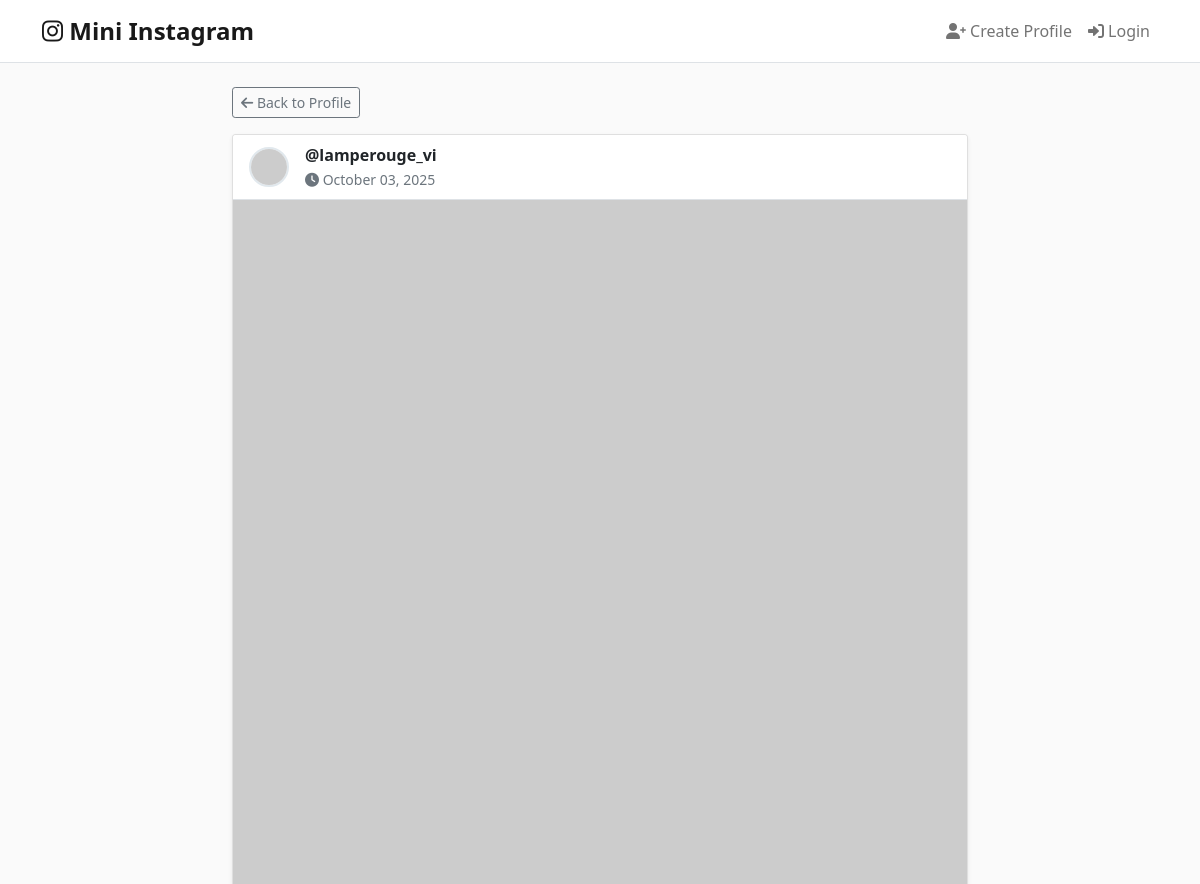
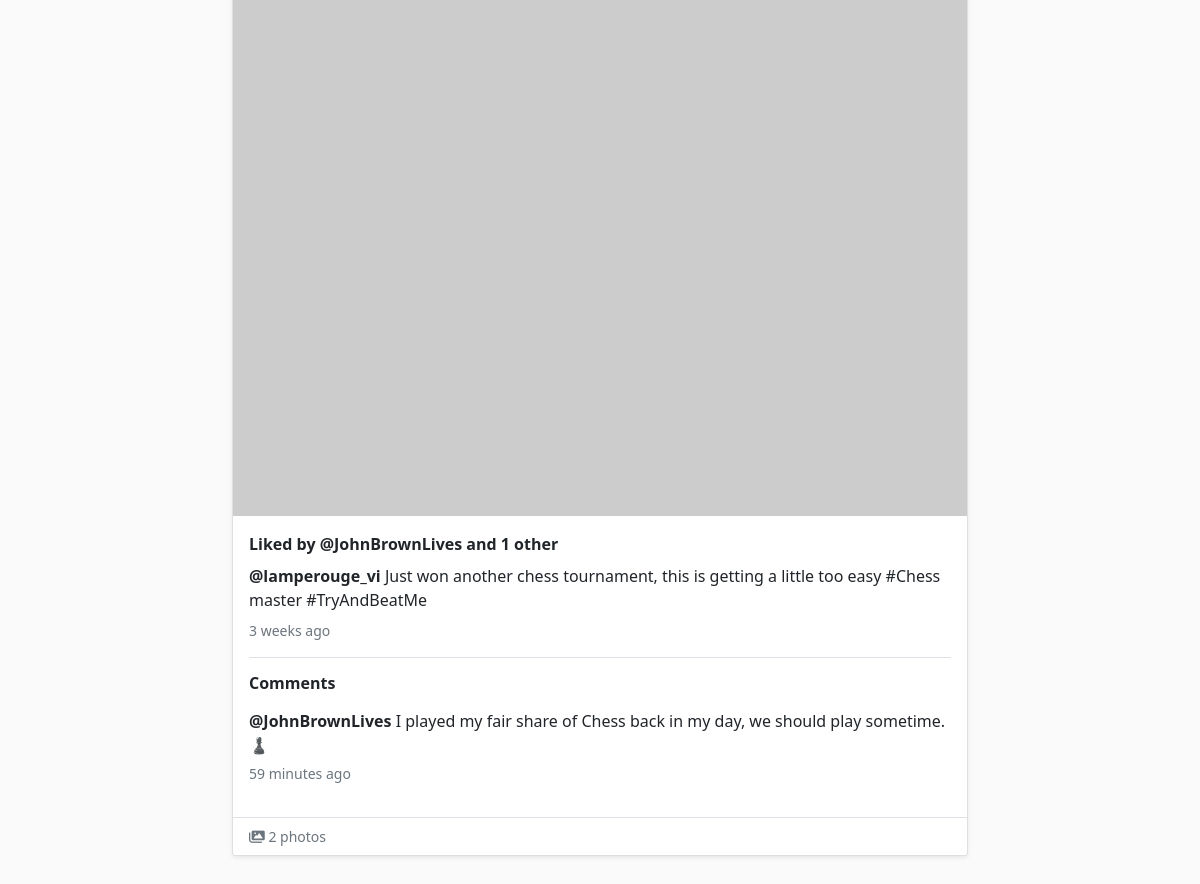
Page /mini_insta/post/13 on the committed database (2 pictures, top to bottom).
### mini_insta/models.py (models this page shows, shortened)
class Post(models.Model):
    profile = models.ForeignKey(Profile, on_delete=models.CASCADE, related_name='posts')
    caption = models.TextField(max_length=2000, blank=True)
    timestamp = models.DateTimeField(default=timezone.now)
    def get_all_photos(self):
        return Photo.objects.filter(post=self).order_by('timestamp')
    def get_all_comments(self):
        return Comment.objects.filter(post=self).order_by('-timestamp')
    def get_likes(self):
        return Like.objects.filter(post=self)
    class Meta:
        ordering = ['-timestamp']  # Most recent first

class Profile(models.Model):
    user = models.ForeignKey(User, on_delete=models.CASCADE, related_name='profile')
    username = models.CharField(max_length=50, unique=True)
    display_name = models.CharField(max_length=100)
    profile_image_url = models.URLField(max_length=200)
    bio_text = models.TextField(max_length=500)
    join_date = models.DateTimeField(default=timezone.now)
    class Meta:
        ordering = ['username']

class Photo(models.Model):
    post = models.ForeignKey(Post, on_delete=models.CASCADE, related_name='photos')
    image_url = models.URLField(max_length=200, blank=True)
    image_file = models.ImageField(upload_to='photos/', blank=True) #New: for uploaded files
    timestamp = models.DateTimeField(default=timezone.now)
    def get_image_url(self):
        if self.image_file:
            return self.image_file.url
        else:
            return self.image_url
    class Meta:
        ordering = ['timestamp']

class Like(models.Model):
    post = models.ForeignKey(Post, on_delete=models.CASCADE, related_name='likes')
    profile = models.ForeignKey(Profile, on_delete=models.CASCADE, related_name='likes')
    timestamp = models.DateTimeField(default=timezone.now)
    class Meta:
        unique_together = ('post', 'profile')  # One like per user per post

class Comment(models.Model):
    post = models.ForeignKey(Post, on_delete=models.CASCADE, related_name='comments')
    profile = models.ForeignKey(Profile, on_delete=models.CASCADE, related_name='comments')
    text = models.TextField(max_length=500)
    timestamp = models.DateTimeField(default=timezone.now)
    class Meta:
        ordering = ['-timestamp']

### mini_insta/views.py (the view)
# urls.py: path('post/<int:pk>', views.PostDetailView.as_view(), name='show_post'),
class PostDetailView(DetailView):
    model = Post
    template_name = 'mini_insta/show_post.html'
    context_object_name = 'post'

### mini_insta/templates/mini_insta/show_post.html (shortened to what this page needs)
{% extends 'mini_insta/base.html' %}
{% block content %}
<div class="row justify-content-center">
    <div class="col-lg-8 col-12">
        <div class="mb-3">
            <a href="{% url 'show_profile' post.profile.pk %}" class="btn btn-outline-secondary btn-sm">
                <i class="fas fa-arrow-left"></i> Back to Profile
            </a>
        </div>
        <div class="card shadow-sm">
            <div class="card-header bg-white border-bottom">
                <div class="d-flex align-items-center justify-content-between">
                    <div class="d-flex align-items-center">
                        <a href="{% url 'show_profile' post.profile.pk %}">
                            <img src="{{ post.profile.profile_image_url }}"
                                 alt="{{ post.profile.username }}"
                                 class="profile-image-small me-3"
                                 onerror="this.src='https://via.placeholder.com/40x40/cccccc/666666?text=No+Image'">
                        </a>
                        <div>
                            <a href="{% url 'show_profile' post.profile.pk %}" class="text-decoration-none text-dark">
                                <strong>@{{ post.profile.username }}</strong>
                            </a>
                            <br>
                            <small class="text-muted">
                                <i class="fas fa-clock"></i> {{ post.timestamp|date:"F d, Y" }}
                            </small>
                        </div>
                    </div>
                </div>
            </div>
            <div class="post-photos">
                {% for photo in post.get_all_photos %}
                <div class="post-photo-container">
                    <img src="{{ photo.get_image_url }}"
                         class="post-detail-image"
                         alt="Photo {{ forloop.counter }}"
                         onerror="this.src='https://via.placeholder.com/600x600/f0f0f0/999999?text=Image+Not+Found'">
                </div>
                {% empty %}
                <div class="text-center py-5 bg-light">
                    <i class="fas fa-image fa-3x text-muted mb-3"></i>
                    <p class="text-muted">No photos attached to this post</p>
                </div>
                {% endfor %}
            </div>
            <div class="card-body">
                {% if post.get_likes.count > 0 %}
                <p class="mb-2">
                    <strong>
                        Liked by
                        {% with first_like=post.get_likes.first %}
                            @{{ first_like.profile.username }}
                            {% if post.get_likes.count > 1 %}
                                and {{ post.get_likes.count|add:"-1" }} other{{ post.get_likes.count|add:"-1"|pluralize }}
                            {% endif %}
                        {% endwith %}
                    </strong>
                </p>
                {% endif %}
                <p class="mb-2">
                    <a href="{% url 'show_profile' post.profile.pk %}" class="text-decoration-none text-dark">
                        <strong>@{{ post.profile.username }}</strong>
                    </a>
                    {{ post.caption }}
                </p>
                <small class="text-muted d-block mb-3">{{ post.timestamp|timesince }} ago</small>
                {% if post.get_all_comments %}
                <div class="border-top pt-3">
                    <h6 class="mb-3"><strong>Comments</strong></h6>
                    {% for comment in post.get_all_comments %}
                    <div class="mb-3">
                        <p class="mb-1">
                            <a href="{% url 'show_profile' comment.profile.pk %}" class="text-decoration-none text-dark">
                                <strong>@{{ comment.profile.username }}</strong>
                            </a>
                            {{ comment.text }}
                        </p>
                        <small class="text-muted">{{ comment.timestamp|timesince }} ago</small>
                    </div>
                    {% endfor %}
                </div>
                {% endif %}
            </div>
            {% if post.get_all_photos.count > 0 %}
            <div class="card-footer bg-white text-muted small border-top">
                <i class="fas fa-images"></i> {{ post.get_all_photos.count }} photo{{ post.get_all_photos.count|pluralize }}
            </div>
            {% endif %}
        </div>
    </div>
</div>
{% endblock %}

### mini_insta/templates/mini_insta/base.html (style rules this page uses)
body { background-color: #fafafa; font-family: 'Segoe UI', Tahoma, Geneva, Verdana, sans-serif; padding-bottom: 80px; }
.profile-image-small { width: 40px; height: 40px; border-radius: 50%; object-fit: cover; border: 2px solid #e1e8ed; }
.post-detail-image { width: 100%; height: auto; object-fit: cover; max-height: 600px; }
.post-photos { background-color: #000; }
.post-photo-container { background-color: #000; display: flex; justify-content: center; align-items: center; }

### rows in the picture
Post: profile.username "lamperouge_vi", timestamp "October 03, 2025", get_likes.count|add "1", caption "Just won another chess tournament, this is getting a little too easy #Chess master #TryAndBeatMe", timestamp "3 weeks", get_all_photos.count "2"
Like: profile.username "JohnBrownLives"
Comment: profile.username "JohnBrownLives", text "I played my fair share of Chess back in my day, we should play sometime. ♟️", timestamp "59 minutes"
